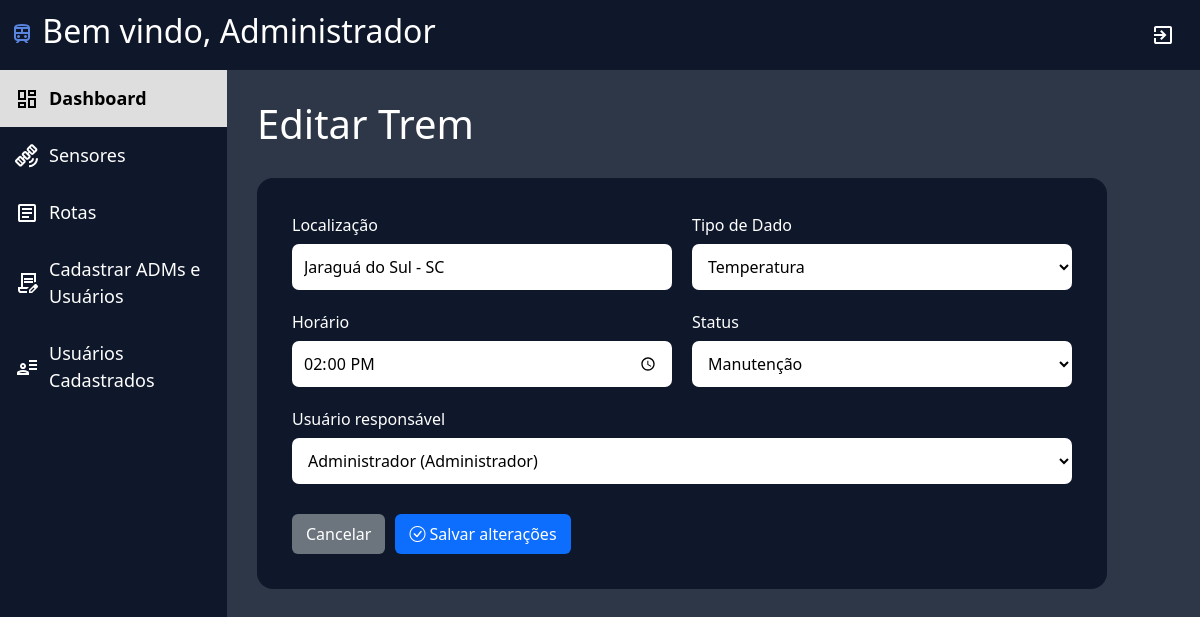
Screenshot of /public/editar_trens.php?id=3 (signed in) with the database file from the repository.
### tables this page shows
CREATE TABLE TRENS (
    id INT AUTO_INCREMENT PRIMARY KEY,
    localizacao VARCHAR(150) NOT NULL,
    tipo_de_dado VARCHAR(50) NOT NULL,
    horario TIME NULL,
    status ENUM('Ativo', 'Inativo', 'Manutenção', 'Alerta') NOT NULL DEFAULT 'Ativo',
    usuario_id INT NULL,
    CONSTRAINT fk_trens_usuario
        FOREIGN KEY (usuario_id) REFERENCES USUARIO(id)
        ON DELETE SET NULL ON UPDATE CASCADE
);

CREATE TABLE USUARIO (
    id INT AUTO_INCREMENT PRIMARY KEY,
    CPF VARCHAR(14) NOT NULL UNIQUE,
    telefone VARCHAR(20) NOT NULL,
    nome VARCHAR(150) NOT NULL,
    email VARCHAR(180) NOT NULL UNIQUE,
    senha VARCHAR(255) NOT NULL,
    tipo ENUM('usuario', 'administrador') NOT NULL DEFAULT 'usuario'
);

### infra/seguranca.php (called while the page is built, shortened)
<?php
function e(string $valor): string
{
    return htmlspecialchars(
        $valor,
        ENT_QUOTES,
        'UTF-8'
    );
}

### public/editar_trens.php (the view, shortened to what this page needs)
<?php
require_once "../infra/seguranca.php";
require_once "../infra/conexao.php";
$id = filter_var(
    $_GET["id"] ?? null,
    FILTER_VALIDATE_INT
);
$stmt = $conexao->prepare("
    SELECT *
    FROM TRENS
    WHERE id = ?
");
$stmt->bind_param("i", $id);
$stmt->execute();
$resultado = $stmt->get_result();
$trem = $resultado->fetch_assoc();
$consultaUsuarios = $conexao->query("
    SELECT id, nome, tipo
    FROM USUARIO
    ORDER BY nome ASC
");
$usuarios = $consultaUsuarios
    ? $consultaUsuarios->fetch_all(MYSQLI_ASSOC)
    : [];
$tiposPermitidos = [
    "Velocidade",
    "Temperatura",
    "Pressão",
    "Localização"
];
$statusPermitidos = [
    "Ativo",
    "Inativo",
    "Manutenção"
];
?>
<!DOCTYPE html>
<html lang="pt-br">
<head>
    <link rel="stylesheet" href="../assets/style/style.css">
    <link href="https://cdn.jsdelivr.net/npm/bootstrap@5.3.8/dist/css/bootstrap.min.css"
        rel="stylesheet">
    <link rel="stylesheet"
        href="https://cdn.jsdelivr.net/npm/bootstrap-icons@1.11.3/font/bootstrap-icons.min.css">
</head>
<body>
<header class="cabecalho">
    <h2>
        <img src="../assets/icons/TREM_AZUL.svg" alt="">
        Bem vindo, Administrador
    </h2>
    <a href="../logout.php">
        <img src="../assets/icons/exit.svg" class="item" alt="Sair">
    </a>
</header>
<div class="layout">
    <aside class="menu-lateral">
        <a href="tela_inicial.php" class="item ativo">
            <img src="../assets/icons/dashboard_preto.svg" alt="">
            Dashboard
        </a>
        <a href="gerenciar_sensores.php" class="item">
            <img src="../assets/icons/sensor_branco.svg" alt="">
            Sensores
        </a>
        <a href="rotas.php" class="item">
            <img src="../assets/icons/relatorio_branco.svg" alt="">
            Rotas
        </a>
        <a href="cadastro_admin.php" class="item">
            <img src="../assets/icons/cadastrar_branco.svg" alt="">
            Cadastrar ADMs e Usuários
        </a>
        <a href="usuarios_cadastrados.php" class="item">
            <img src="../assets/icons/usuarios_branco.svg" alt="">
            Usuários Cadastrados
        </a>
    </aside>
    <main class="conteudo">
        <div class="container-sensor">
            <h1 class="titulo-sensor" style="color: white;">
                Editar Trem
            </h1>
            <form
                class="form-sensor"
                method="POST"
                action="atualizar_trem.php"
            >
                <div class="linha-formulario">
                    <div class="grupo-input">
                        <label for="localizacao" style="color: white;">
                            Localização
                        </label>
                        <input
                            type="text"
                            id="localizacao"
                            name="localizacao"
                            maxlength="200"
                            value="<?= e($trem["localizacao"]) ?>"
                            placeholder="Ex.: Estação Central"
                            required
                        >
                    </div>
                    <div class="grupo-input">
                        <label for="tipo_de_dado" style="color: white;">
                            Tipo de Dado
                        </label>
                        <select
                            id="tipo_de_dado"
                            name="tipo_de_dado"
                            required
                        >
                            <?php foreach ($tiposPermitidos as $opcao): ?>
                                <option
                                    value="<?= e($opcao) ?>"
                                    <?= $trem["tipo_de_dado"] === $opcao ? "selected" : "" ?>
                                >
                                    <?= e($opcao) ?>
                                </option>
                            <?php endforeach; ?>
                        </select>
                    </div>
                </div>
                <div class="linha-formulario">
                    <div class="grupo-input">
                        <label for="horario" style="color: white;">
                            Horário
                        </label>
                        <input
                            type="time"
                            id="horario"
                            name="horario"
                            value="<?= e(substr($trem["horario"], 0, 5)) ?>"
                            required
                        >
                    </div>
                    <div class="grupo-input">
                        <label for="status" style="color: white;">
                            Status
                        </label>
                        <select id="status" name="status" required>
                            <?php foreach ($statusPermitidos as $opcao): ?>
                                <option
                                    value="<?= e($opcao) ?>"
                                    <?= $trem["status"] === $opcao ? "selected" : "" ?>
                                >
                                    <?= e($opcao) ?>
                                </option>
                            <?php endforeach; ?>
                        </select>
                    </div>
                </div>
                <div class="linha-formulario">
                    <div class="grupo-input">
                        <label for="usuario_id" style="color: white;">
                            Usuário responsável
                        </label>
                        <select
                            id="usuario_id"
                            name="usuario_id"
                            required
                        >
                            <?php foreach ($usuarios as $usuario): ?>
                                <option
                                    value="<?= (int) $usuario["id"] ?>"
                                    <?= (int) ($trem["usuario_id"] ?? 0) === (int) $usuario["id"] ? "selected" : "" ?>
                                >
                                    <?= e($usuario["nome"]) ?>
                                    (<?= $usuario["tipo"] === "administrador" ? "Administrador" : "Usuário" ?>)
                                </option>
                            <?php endforeach; ?>
                        </select>
                    </div>
                </div>
                <div class="botoes-formulario">
                    <button
                        type="button"
                        class="botao_cancelar"
                        onclick="window.location.href='tela_inicial.php'"
                    >
                        Cancelar
                    </button>
                    <button
                        type="submit"
                        class="btn-salvar"
                        <?= empty($usuarios) ? "disabled" : "" ?>
                    >
                        <i class="bi bi-check-circle"></i>
                        Salvar alterações
                    </button>
                </div>
            </form>
        </div>
    </main>
</div>
</body>
</html>

### assets/style/style.css (style rules this page uses)
* { box-sizing: border-box; }
body { margin: 0; background-color: #2e3747 !important; color: white; overflow-x: hidden; }
.cabecalho { display: flex; justify-content: space-between; align-items: center; background-color: #0f172a; padding: 10px; height: 70px; color: white; width: 100%; }
.layout { display: flex; width: 100%; min-height: calc(100vh - 70px); }
.menu-lateral { width: 227px; min-width: 207px; flex-shrink: 0; background-color: #0f172a; }
.item { width: 100%; padding: 15px; font-size: 18px; cursor: pointer; display: flex; align-items: center; gap: 10px; text-decoration: none; color: white; box-sizing: border-box; }
.item.ativo { background-color: #dedede; font-weight: bold; color: black; }
.conteudo { flex: 1; min-width: 0; width: calc(100% - 207px); padding: 25px; background-color: #2e3747 !important; }
.conteudo { flex: 1; min-width: 0; padding: 30px; background-color: #2e3747 !important; }
.container-sensor { width: 100%; }
.titulo-sensor { color: white; margin-bottom: 30px; }
.form-sensor { width: 100%; max-width: 850px; background: #0f172a; padding: 35px; border-radius: 16px; }
.form-sensor .linha-formulario { display: flex; gap: 20px; }
.grupo-input { width: 100%; margin-bottom: 20px; }
.grupo-input label { display: block; color: white; margin-bottom: 7px; }
.grupo-input input, .grupo-input select { width: 100%; height: 46px; border: none; border-radius: 7px; padding: 0 12px; background: white; }
.botoes-formulario { margin-top: 10px; display: flex; gap: 10px; }
.botao_cancelar { border: none; padding: 8px 14px; border-radius: 6px; background: #6c757d; color: white; text-decoration: none; }
.btn-salvar { border: none; padding: 8px 14px; border-radius: 6px; background: #0d6efd; color: white; }

### rows the page displays
trens: localizacao "Jaraguá do Sul - SC", horario "14:00", usuario_id "Administrador (Administrador)"

### other values shown
form field tipo_de_dado "Temperatura"
form field status "Manutenção"
